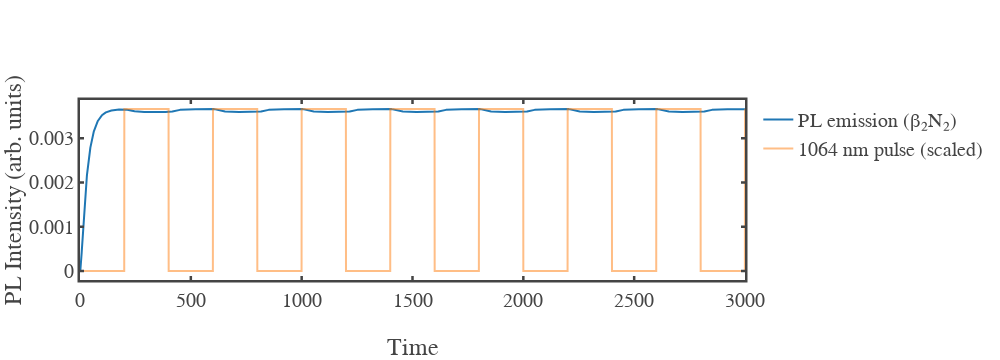

Write notebook code for a chart like this one.
### Markdown cell above
### For single power of 975 nm and 1064 nm

### Code cell
import numpy as np
from scipy.integrate import solve_ivp
import plotly.graph_objects as go

# ------------------------------------------------------------
# --- Simulation parameters ---
# ------------------------------------------------------------
t_max = 3000.0       # total simulation time
dt = 0.5             # time step
t_eval = np.linspace(0, t_max, int(t_max/dt)+1)

# Pulse parameters
laser_on = 200.0
laser_off = 200.0
period = laser_on + laser_off
phase_shift = laser_on  # phase offset for 1064 pulse

# Lifetimes
beta1 = 0.01
beta2 = 0.03

# Coefficients
k_alpha1  = 2
k_alpha1p = 0.05
k_alpha2  = 0.07
k_alpha2p = 0.0001
k_gamma_975 = 0.00001
k_gamma_1064 = 0.017

# Plotly template
fig_template = go.layout.Template()
fig_template.layout = {
    'template': 'simple_white+presentation',
    'autosize': False,
    'width': 1000,
    'height': 450,
    'xaxis': {'ticks':'inside','mirror':'ticks','linewidth':2.5,'tickwidth':2.5,'ticklen':4,'showline':True,'showgrid':False, 'zeroline':False},
    'yaxis': {'ticks':'inside','mirror':'ticks','linewidth':2.5,'tickwidth':2.5,'ticklen':4,'showline':True,'showgrid':False, 'zeroline':False},
    'font': {'family':'mathjax','size':20}
}

# ------------------------------------------------------------
# --- 1064 nm pulse function ---
# ------------------------------------------------------------
def make_I1064_func(I_1064_peak):
    def I1064(t):
        phase = np.mod(t + phase_shift, period)
        return np.where(phase < laser_on, I_1064_peak, 0.0)
    return I1064

# ------------------------------------------------------------
# --- Run simulation for chosen powers ---
# ------------------------------------------------------------
def run_sim_with_trace(I_975, I_1064_peak):
    I1064 = make_I1064_func(I_1064_peak)

    def I975_func(t):
        return I_975 if np.isscalar(t) else np.full_like(t, I_975)

    def alpha1(t):  return k_alpha1 * I975_func(t) + k_alpha2 * I1064(t)
    def alpha1p(t): return k_alpha1p * I975_func(t) + k_alpha2p * I1064(t)
    def gamma975(t):  return k_gamma_975 * I975_func(t)
    def gamma1064(t): return k_gamma_1064 * I1064(t)

    def rate_equations(t, N):
        N0, N1, N2 = N
        a1  = alpha1(t)
        a1p = alpha1p(t)
        g1  = gamma975(t)
        g2  = gamma1064(t)
        dN0 = -a1*N0 + (beta1+g1+g2)*N1 + beta2*N2
        dN1 = a1*N0 - (a1p+beta1+g1+g2)*N1
        dN2 = a1p*N1 - beta2*N2
        return [dN0, dN1, dN2]

    # Solve ODEs
    sol = solve_ivp(rate_equations, [0, t_max], [1, 0, 0],
                    t_eval=t_eval, atol=1e-9, rtol=1e-7)

    t = sol.t
    N2 = sol.y[2]
    emission = beta2 * N2

    I1064_trace = np.array([I1064(ti) for ti in t])

    return t, emission, I1064_trace

# ------------------------------------------------------------
# --- Manual powers to match experiment ---
# ------------------------------------------------------------
I975_chosen  = 0.09
I1064_chosen = 1.2

PL_t, PL_em, I1064_t = run_sim_with_trace(I975_chosen, I1064_chosen)

# ------------------------------------------------------------
# --- Normalize 1064 nm pulse for visual overlay ---
# ------------------------------------------------------------
I1064_norm = I1064_t / I1064_t.max() * PL_em.max()

# ------------------------------------------------------------
# --- Plot PL + 1064 nm pulse ---
# ------------------------------------------------------------
fig_time = go.Figure()

fig_time.add_trace(go.Scatter(
    x=PL_t, y=PL_em, mode="lines", name="PL emission (β₂N₂)"
))
fig_time.add_trace(go.Scatter(
    x=PL_t, y=I1064_norm, mode="lines", name="1064 nm pulse (scaled)", opacity=0.5
))

fig_time.update_layout(
    template=fig_template,
    xaxis_title="Time",
    yaxis_title="PL Intensity (arb. units)"
)
fig_time.show()

# ------------------------------------------------------------
# --- Pulse-edge quenching with small dt window ---
# ------------------------------------------------------------
pulse_index = 4
dt_sample = dt  # small averaging window

# Detect rising edges of 1064 nm pulse
on_indices = np.where((I1064_t[:-1] == 0) & (I1064_t[1:] > 0))[0]
if pulse_index >= len(on_indices):
    raise ValueError("Not enough pulses in the simulation.")

idx_on = on_indices[pulse_index] + 1

# Detect falling edge of the same pulse
off_candidates = np.where(I1064_t[idx_on:] == 0)[0]
idx_off = idx_on + off_candidates[0]

# Define small dt windows around pulse edges
start_mask = (PL_t >= PL_t[idx_on]) & (PL_t < PL_t[idx_on] + dt_sample)
end_mask   = (PL_t >= PL_t[idx_off] - dt_sample) & (PL_t < PL_t[idx_off])

PL_start = PL_em[start_mask].mean()
PL_end   = PL_em[end_mask].mean()

quench_4th = (PL_start - PL_end) / PL_start * 100

print(f"PL at pulse start (avg): {PL_start:.6e}")
print(f"PL at pulse end   (avg): {PL_end:.6e}")
print(f"Quenching during 4th pulse: {quench_4th:.2f} %")

### Figure 1 — Plotly figure (JSON) as saved in the notebook; plotly's stock layout.template omitted (floating-point values rounded to 4 significant figures; data arrays with more than 128 entries replaced by an {"elided": "..."} marker saying what was removed)
{"data": [{"mode": "lines", "name": "PL emission (β₂N₂)", "type": "scatter", "x": {"elided": "6001 float values"}, "y": {"elided": "6001 float values"}}, {"mode": "lines", "name": "1064 nm pulse (scaled)", "opacity": 0.5, "type": "scatter", "x": {"elided": "6001 float values"}, "y": {"elided": "6001 float values"}}], "layout": {"height": 360, "width": 1000, "xaxis": {"autorange": true, "range": [0, 3000], "title": {"text": "Time"}, "type": "linear"}, "yaxis": {"autorange": true, "range": [-0.0002033, 0.003863], "title": {"text": "PL Intensity (arb. units)"}, "type": "linear"}}}
